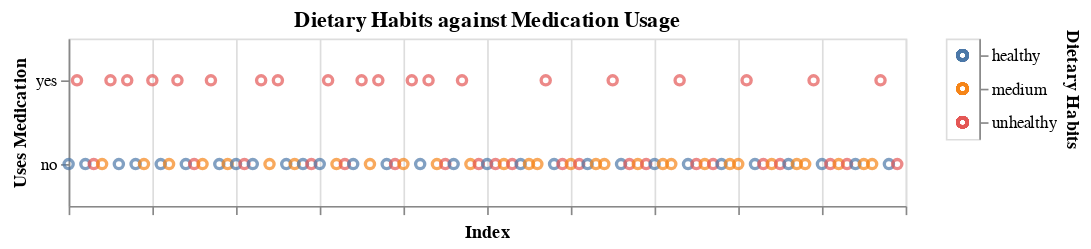

The notebook cell this image was saved under:
### Markdown cell above
### Does our diet have a relationship with our medication? 

Whilst we cannot say that a diet may cause medication, or vice versa, since we do not know when the medication/diet started, we can observe a relationship between the two.

### Code cell
selection = alt.selection_point(fields=['Dietary Habits'])
color = alt.condition(
    selection,
    alt.Color(
        'Dietary Habits:N',
        legend=None
    ),
    alt.value('lightgray')
)

medication_chart = alt.Chart(
    df.reset_index(),
    title='Dietary Habits against Medication Usage'
).mark_point().encode(
    x=alt.X('index', title='Index', axis=alt.Axis(labels=False)),
    y=alt.Y('Medication Usage:N', title='Uses Medication', sort='descending'),
    color=color
).properties(
    width=500,
    height=100
)

legend = alt.Chart(
    df.reset_index(),
).mark_point().encode(
    y=alt.Y(
        'Dietary Habits:N',
        sort='ascending', 
        axis=alt.Axis(orient='right')
    ),
    color=color
).add_params(
    selection
)


chart = medication_chart | legend
# chart.save('images/diet_medication.html')

chart

### Figure 1 — Vega-Lite specification as saved in the notebook (floating-point values rounded to 4 significant figures)
{"config": {"view": {"continuousWidth": 300, "continuousHeight": 300}}, "hconcat": [{"data": {"name": "data-6a26394a05abf093ab848c08eb02f1fb"}, "mark": {"type": "point"}, "encoding": {"color": {"condition": {"param": "param_114", "field": "Dietary Habits", "legend": null, "type": "nominal"}, "value": "lightgray"}, "x": {"axis": {"labels": false}, "field": "index", "title": "Index", "type": "quantitative"}, "y": {"field": "Medication Usage", "sort": "descending", "title": "Uses Medication", "type": "nominal"}}, "height": 100, "title": "Dietary Habits against Medication Usage", "width": 500}, {"data": {"name": "data-6a26394a05abf093ab848c08eb02f1fb"}, "mark": {"type": "point"}, "encoding": {"color": {"condition": {"param": "param_114", "field": "Dietary Habits", "legend": null, "type": "nominal"}, "value": "lightgray"}, "y": {"axis": {"orient": "right"}, "field": "Dietary Habits", "sort": "ascending", "type": "nominal"}}, "name": "view_71"}], "params": [{"name": "param_114", "select": {"type": "point", "fields": ["Dietary Habits"]}, "views": ["view_71"]}], "$schema": "https://vega.github.io/schema/vega-lite/v5.20.1.json", "datasets": {"data-6a26394a05abf093ab848c08eb02f1fb": [{"index": 0, "User ID": 1, "Age": 25, "Gender": "f", "Sleep Quality": 8, "Bedtime": "23:00", "Wake-up Time": "06:30", "Daily Steps": 8000, "Calories Burned": 2500, "Physical Activity Level": "medium", "Dietary Habits": "healthy", "Sleep Disorders": "no", "Medication Usage": "no", "Hours Slept": 7.5, "Age Range": "20-25"}, {"index": 1, "User ID": 2, "Age": 34, "Gender": "m", "Sleep Quality": 7, "Bedtime": "00:30", "Wake-up Time": "07:00", "Daily Steps": 5000, "Calories Burned": 2200, "Physical Activity Level": "low", "Dietary Habits": "unhealthy", "Sleep Disorders": "yes", "Medication Usage": "yes", "Hours Slept": 6.5, "Age Range": "30-35"}, {"index": 2, "User ID": 3, "Age": 29, "Gender": "f", "Sleep Quality": 9, "Bedtime": "22:45", "Wake-up Time": "06:45", "Daily Steps": 9000, "Calories Burned": 2700, "Physical Activity Level": "high", "Dietary Habits": "healthy", "Sleep Disorders": "no", "Medication Usage": "no", "Hours Slept": 8.0, "Age Range": "25-30"}, {"index": 3, "User ID": 4, "Age": 41, "Gender": "m", "Sleep Quality": 5, "Bedtime": "01:00", "Wake-up Time": "06:30", "Daily Steps": 4000, "Calories Burned": 2100, "Physical Activity Level": "low", "Dietary Habits": "unhealthy", "Sleep Disorders": "yes", "Medication Usage": "no", "Hours Slept": 5.5, "Age Range": "40-45"}, {"index": 4, "User ID": 5, "Age": 22, "Gender": "f", "Sleep Quality": 8, "Bedtime": "23:30", "Wake-up Time": "07:00", "Daily Steps": 10000, "Calories Burned": 2800, "Physical Activity Level": "high", "Dietary Habits": "medium", "Sleep Disorders": "no", "Medication Usage": "no", "Hours Slept": 7.5, "Age Range": "20-25"}, {"index": 5, "User ID": 6, "Age": 37, "Gender": "m", "Sleep Quality": 6, "Bedtime": "00:15", "Wake-up Time": "07:15", "Daily Steps": 6000, "Calories Burned": 2300, "Physical Activity Level": "medium", "Dietary Habits": "unhealthy", "Sleep Disorders": "no", "Medication Usage": "yes", "Hours Slept": 7.0, "Age Range": "35-40"}, {"index": 6, "User ID": 7, "Age": 30, "Gender": "f", "Sleep Quality": 8, "Bedtime": "22:30", "Wake-up Time": "06:00", "Daily Steps": 8500, "Calories Burned": 2600, "Physical Activity Level": "high", "Dietary Habits": "healthy", "Sleep Disorders": "no", "Medication Usage": "no", "Hours Slept": 7.5, "Age Range": "25-30"}, {"index": 7, "User ID": 8, "Age": 45, "Gender": "m", "Sleep Quality": 4, "Bedtime": "01:30", "Wake-up Time": "07:00", "Daily Steps": 3000, "Calories Burned": 2000, "Physical Activity Level": "low", "Dietary Habits": "unhealthy", "Sleep Disorders": "yes", "Medication Usage": "yes", "Hours Slept": 5.5, "Age Range": "40-45"}, {"index": 8, "User ID": 9, "Age": 27, "Gender": "f", "Sleep Quality": 9, "Bedtime": "23:00", "Wake-up Time": "07:30", "Daily Steps": 9500, "Calories Burned": 2750, "Physical Activity Level": "medium", "Dietary Habits": "healthy", "Sleep Disorders": "no", "Medication Usage": "no", "Hours Slept": 8.5, "Age Range": "25-30"}, {"index": 9, "User ID": 10, "Age": 32, "Gender": "m", "Sleep Quality": 7, "Bedtime": "00:45", "Wake-up Time": "07:15", "Daily Steps": 6500, "Calories Burned": 2400, "Physical Activity Level": "medium", "Dietary Habits": "medium", "Sleep Disorders": "no", "Medication Usage": "no", "Hours Slept": 6.5, "Age Range": "30-35"}, {"index": 10, "User ID": 11, "Age": 50, "Gender": "f", "Sleep Quality": 5, "Bedtime": "01:00", "Wake-up Time": "07:00", "Daily Steps": 3500, "Calories Burned": 2100, "Physical Activity Level": "low", "Dietary Habits": "unhealthy", "Sleep Disorders": "yes", "Medication Usage": "yes", "Hours Slept": 6.0, "Age Range": "45-50"}, {"index": 11, "User ID": 12, "Age": 23, "Gender": "m", "Sleep Quality": 9, "Bedtime": "22:00", "Wake-up Time": "06:00", "Daily Steps": 11000, "Calories Burned": 2900, "Physical Activity Level": "high", "Dietary Habits": "healthy", "Sleep Disorders": "no", "Medication Usage": "no", "Hours Slept": 8.0, "Age Range": "20-25"}, {"index": 12, "User ID": 13, "Age": 36, "Gender": "f", "Sleep Quality": 8, "Bedtime": "23:30", "Wake-up Time": "07:30", "Daily Steps": 7000, "Calories Burned": 2400, "Physical Activity Level": "medium", "Dietary Habits": "medium", "Sleep Disorders": "no", "Medication Usage": "no", "Hours Slept": 8.0, "Age Range": "35-40"}, {"index": 13, "User ID": 14, "Age": 48, "Gender": "m", "Sleep Quality": 4, "Bedtime": "01:30", "Wake-up Time": "06:00", "Daily Steps": 3000, "Calories Burned": 2000, "Physical Activity Level": "low", "Dietary Habits": "unhealthy", "Sleep Disorders": "yes", "Medication Usage": "yes", "Hours Slept": 4.5, "Age Range": "45-50"}, {"index": 14, "User ID": 15, "Age": 28, "Gender": "f", "Sleep Quality": 9, "Bedtime": "22:15", "Wake-up Time": "06:45", "Daily Steps": 9500, "Calories Burned": 2700, "Physical Activity Level": "high", "Dietary Habits": "healthy", "Sleep Disorders": "no", "Medication Usage": "no", "Hours Slept": 8.5, "Age Range": "25-30"}, {"index": 15, "User ID": 16, "Age": 31, "Gender": "m", "Sleep Quality": 6, "Bedtime": "00:30", "Wake-up Time": "07:30", "Daily Steps": 6000, "Calories Burned": 2300, "Physical Activity Level": "medium", "Dietary Habits": "unhealthy", "Sleep Disorders": "no", "Medication Usage": "no", "Hours Slept": 7.0, "Age Range": "30-35"}, {"index": 16, "User ID": 17, "Age": 26, "Gender": "f", "Sleep Quality": 8, "Bedtime": "23:45", "Wake-up Time": "06:15", "Daily Steps": 8500, "Calories Burned": 2500, "Physical Activity Level": "medium", "Dietary Habits": "medium", "Sleep Disorders": "no", "Medication Usage": "no", "Hours Slept": 6.5, "Age Range": "25-30"}, {"index": 17, "User ID": 18, "Age": 39, "Gender": "m", "Sleep Quality": 5, "Bedtime": "01:15", "Wake-up Time": "07:00", "Daily Steps": 4000, "Calories Burned": 2100, "Physical Activity Level": "low", "Dietary Habits": "unhealthy", "Sleep Disorders": "yes", "Medication Usage": "yes", "Hours Slept": 5.75, "Age Range": "35-40"}, {"index": 18, "User ID": 19, "Age": 33, "Gender": "f", "Sleep Quality": 9, "Bedtime": "22:30", "Wake-up Time": "07:00", "Daily Steps": 10000, "Calories Burned": 2800, "Physical Activity Level": "high", "Dietary Habits": "healthy", "Sleep Disorders": "no", "Medication Usage": "no", "Hours Slept": 8.5, "Age Range": "30-35"}, {"index": 19, "User ID": 20, "Age": 42, "Gender": "m", "Sleep Quality": 7, "Bedtime": "00:45", "Wake-up Time": "07:30", "Daily Steps": 5500, "Calories Burned": 2400, "Physical Activity Level": "medium", "Dietary Habits": "medium", "Sleep Disorders": "no", "Medication Usage": "no", "Hours Slept": 6.75, "Age Range": "40-45"}, {"index": 20, "User ID": 21, "Age": 29, "Gender": "f", "Sleep Quality": 8, "Bedtime": "23:15", "Wake-up Time": "06:30", "Daily Steps": 9000, "Calories Burned": 2600, "Physical Activity Level": "high", "Dietary Habits": "healthy", "Sleep Disorders": "no", "Medication Usage": "no", "Hours Slept": 7.25, "Age Range": "25-30"}, {"index": 21, "User ID": 22, "Age": 35, "Gender": "m", "Sleep Quality": 5, "Bedtime": "01:00", "Wake-up Time": "06:30", "Daily Steps": 4000, "Calories Burned": 2100, "Physical Activity Level": "low", "Dietary Habits": "unhealthy", "Sleep Disorders": "yes", "Medication Usage": "no", "Hours Slept": 5.5, "Age Range": "30-35"}, {"index": 22, "User ID": 23, "Age": 40, "Gender": "f", "Sleep Quality": 9, "Bedtime": "22:45", "Wake-up Time": "06:15", "Daily Steps": 9500, "Calories Burned": 2750, "Physical Activity Level": "medium", "Dietary Habits": "healthy", "Sleep Disorders": "no", "Medication Usage": "no", "Hours Slept": 7.5, "Age Range": "35-40"}, {"index": 23, "User ID": 24, "Age": 47, "Gender": "m", "Sleep Quality": 6, "Bedtime": "00:15", "Wake-up Time": "07:00", "Daily Steps": 6000, "Calories Burned": 2300, "Physical Activity Level": "medium", "Dietary Habits": "unhealthy", "Sleep Disorders": "no", "Medication Usage": "yes", "Hours Slept": 6.75, "Age Range": "45-50"}, {"index": 24, "User ID": 25, "Age": 32, "Gender": "f", "Sleep Quality": 8, "Bedtime": "23:00", "Wake-up Time": "06:30", "Daily Steps": 8500, "Calories Burned": 2600, "Physical Activity Level": "high", "Dietary Habits": "medium", "Sleep Disorders": "no", "Medication Usage": "no", "Hours Slept": 7.5, "Age Range": "30-35"}, {"index": 25, "User ID": 26, "Age": 44, "Gender": "m", "Sleep Quality": 4, "Bedtime": "01:30", "Wake-up Time": "07:00", "Daily Steps": 3000, "Calories Burned": 2000, "Physical Activity Level": "low", "Dietary Habits": "unhealthy", "Sleep Disorders": "yes", "Medication Usage": "yes", "Hours Slept": 5.5, "Age Range": "40-45"}, {"index": 26, "User ID": 27, "Age": 27, "Gender": "f", "Sleep Quality": 9, "Bedtime": "22:30", "Wake-up Time": "06:45", "Daily Steps": 10000, "Calories Burned": 2800, "Physical Activity Level": "medium", "Dietary Habits": "healthy", "Sleep Disorders": "no", "Medication Usage": "no", "Hours Slept": 8.25, "Age Range": "25-30"}, {"index": 27, "User ID": 28, "Age": 38, "Gender": "m", "Sleep Quality": 7, "Bedtime": "00:45", "Wake-up Time": "07:15", "Daily Steps": 6500, "Calories Burned": 2400, "Physical Activity Level": "medium", "Dietary Habits": "medium", "Sleep Disorders": "no", "Medication Usage": "no", "Hours Slept": 6.5, "Age Range": "35-40"}, {"index": 28, "User ID": 29, "Age": 31, "Gender": "f", "Sleep Quality": 8, "Bedtime": "23:30", "Wake-up Time": "07:00", "Daily Steps": 9000, "Calories Burned": 2500, "Physical Activity Level": "high", "Dietary Habits": "healthy", "Sleep Disorders": "no", "Medication Usage": "no", "Hours Slept": 7.5, "Age Range": "30-35"}, {"index": 29, "User ID": 30, "Age": 49, "Gender": "m", "Sleep Quality": 5, "Bedtime": "01:15", "Wake-up Time": "07:30", "Daily Steps": 3500, "Calories Burned": 2100, "Physical Activity Level": "low", "Dietary Habits": "unhealthy", "Sleep Disorders": "yes", "Medication Usage": "no", "Hours Slept": 6.25, "Age Range": "45-50"}, {"index": 30, "User ID": 31, "Age": 24, "Gender": "f", "Sleep Quality": 9, "Bedtime": "22:00", "Wake-up Time": "06:00", "Daily Steps": 10500, "Calories Burned": 2900, "Physical Activity Level": "high", "Dietary Habits": "healthy", "Sleep Disorders": "no", "Medication Usage": "no", "Hours Slept": 8.0, "Age Range": "20-25"}, {"index": 31, "User ID": 32, "Age": 45, "Gender": "m", "Sleep Quality": 6, "Bedtime": "00:30", "Wake-up Time": "07:30", "Daily Steps": 5000, "Calories Burned": 2200, "Physical Activity Level": "medium", "Dietary Habits": "unhealthy", "Sleep Disorders": "no", "Medication Usage": "yes", "Hours Slept": 7.0, "Age Range": "40-45"}, {"index": 32, "User ID": 33, "Age": 37, "Gender": "f", "Sleep Quality": 8, "Bedtime": "23:15", "Wake-up Time": "06:15", "Daily Steps": 8500, "Calories Burned": 2600, "Physical Activity Level": "high", "Dietary Habits": "medium", "Sleep Disorders": "no", "Medication Usage": "no", "Hours Slept": 7.0, "Age Range": "35-40"}, {"index": 33, "User ID": 34, "Age": 46, "Gender": "m", "Sleep Quality": 4, "Bedtime": "01:00", "Wake-up Time": "06:30", "Daily Steps": 3000, "Calories Burned": 2000, "Physical Activity Level": "low", "Dietary Habits": "unhealthy", "Sleep Disorders": "yes", "Medication Usage": "no", "Hours Slept": 5.5, "Age Range": "45-50"}, {"index": 34, "User ID": 35, "Age": 28, "Gender": "f", "Sleep Quality": 9, "Bedtime": "22:45", "Wake-up Time": "07:00", "Daily Steps": 10000, "Calories Burned": 2750, "Physical Activity Level": "medium", "Dietary Habits": "healthy", "Sleep Disorders": "no", "Medication Usage": "no", "Hours Slept": 8.25, "Age Range": "25-30"}, {"index": 35, "User ID": 36, "Age": 40, "Gender": "m", "Sleep Quality": 7, "Bedtime": "00:15", "Wake-up Time": "07:15", "Daily Steps": 6000, "Calories Burned": 2300, "Physical Activity Level": "medium", "Dietary Habits": "unhealthy", "Sleep Disorders": "no", "Medication Usage": "yes", "Hours Slept": 7.0, "Age Range": "35-40"}, {"index": 36, "User ID": 37, "Age": 35, "Gender": "f", "Sleep Quality": 8, "Bedtime": "23:30", "Wake-up Time": "07:00", "Daily Steps": 9000, "Calories Burned": 2500, "Physical Activity Level": "high", "Dietary Habits": "medium", "Sleep Disorders": "no", "Medication Usage": "no", "Hours Slept": 7.5, "Age Range": "30-35"}, {"index": 37, "User ID": 38, "Age": 50, "Gender": "m", "Sleep Quality": 5, "Bedtime": "01:30", "Wake-up Time": "06:00", "Daily Steps": 3500, "Calories Burned": 2100, "Physical Activity Level": "low", "Dietary Habits": "unhealthy", "Sleep Disorders": "yes", "Medication Usage": "yes", "Hours Slept": 4.5, "Age Range": "45-50"}, {"index": 38, "User ID": 39, "Age": 26, "Gender": "f", "Sleep Quality": 9, "Bedtime": "22:00", "Wake-up Time": "06:00", "Daily Steps": 10500, "Calories Burned": 2900, "Physical Activity Level": "high", "Dietary Habits": "healthy", "Sleep Disorders": "no", "Medication Usage": "no", "Hours Slept": 8.0, "Age Range": "25-30"}, {"index": 39, "User ID": 40, "Age": 41, "Gender": "m", "Sleep Quality": 6, "Bedtime": "00:45", "Wake-up Time": "07:30", "Daily Steps": 5000, "Calories Burned": 2200, "Physical Activity Level": "medium", "Dietary Habits": "unhealthy", "Sleep Disorders": "no", "Medication Usage": "no", "Hours Slept": 6.75, "Age Range": "40-45"}, {"index": 40, "User ID": 41, "Age": 30, "Gender": "f", "Sleep Quality": 8, "Bedtime": "23:15", "Wake-up Time": "06:15", "Daily Steps": 8500, "Calories Burned": 2600, "Physical Activity Level": "high", "Dietary Habits": "medium", "Sleep Disorders": "no", "Medication Usage": "no", "Hours Slept": 7.0, "Age Range": "25-30"}, {"index": 41, "User ID": 42, "Age": 44, "Gender": "m", "Sleep Quality": 4, "Bedtime": "01:00", "Wake-up Time": "06:30", "Daily Steps": 3000, "Calories Burned": 2000, "Physical Activity Level": "low", "Dietary Habits": "unhealthy", "Sleep Disorders": "yes", "Medication Usage": "yes", "Hours Slept": 5.5, "Age Range": "40-45"}, {"index": 42, "User ID": 43, "Age": 34, "Gender": "f", "Sleep Quality": 9, "Bedtime": "22:45", "Wake-up Time": "07:00", "Daily Steps": 10000, "Calories Burned": 2750, "Physical Activity Level": "medium", "Dietary Habits": "healthy", "Sleep Disorders": "no", "Medication Usage": "no", "Hours Slept": 8.25, "Age Range": "30-35"}, {"index": 43, "User ID": 44, "Age": 48, "Gender": "m", "Sleep Quality": 7, "Bedtime": "00:15", "Wake-up Time": "07:15", "Daily Steps": 6000, "Calories Burned": 2300, "Physical Activity Level": "medium", "Dietary Habits": "unhealthy", "Sleep Disorders": "no", "Medication Usage": "yes", "Hours Slept": 7.0, "Age Range": "45-50"}, {"index": 44, "User ID": 45, "Age": 33, "Gender": "f", "Sleep Quality": 8, "Bedtime": "23:30", "Wake-up Time": "07:00", "Daily Steps": 9000, "Calories Burned": 2500, "Physical Activity Level": "high", "Dietary Habits": "medium", "Sleep Disorders": "no", "Medication Usage": "no", "Hours Slept": 7.5, "Age Range": "30-35"}, {"index": 45, "User ID": 46, "Age": 47, "Gender": "m", "Sleep Quality": 5, "Bedtime": "01:30", "Wake-up Time": "06:00", "Daily Steps": 3500, "Calories Burned": 2100, "Physical Activity Level": "low", "Dietary Habits": "unhealthy", "Sleep Disorders": "yes", "Medication Usage": "no", "Hours Slept": 4.5, "Age Range": "45-50"}, {"index": 46, "User ID": 47, "Age": 28, "Gender": "f", "Sleep Quality": 9, "Bedtime": "22:00", "Wake-up Time": "06:00", "Daily Steps": 10500, "Calories Burned": 2900, "Physical Activity Level": "high", "Dietary Habits": "healthy", "Sleep Disorders": "no", "Medication Usage": "no", "Hours Slept": 8.0, "Age Range": "25-30"}, {"index": 47, "User ID": 48, "Age": 39, "Gender": "m", "Sleep Quality": 6, "Bedtime": "00:30", "Wake-up Time": "07:30", "Daily Steps": 5000, "Calories Burned": 2200, "Physical Activity Level": "medium", "Dietary Habits": "unhealthy", "Sleep Disorders": "no", "Medication Usage": "yes", "Hours Slept": 7.0, "Age Range": "35-40"}, {"index": 48, "User ID": 49, "Age": 32, "Gender": "f", "Sleep Quality": 8, "Bedtime": "23:15", "Wake-up Time": "06:15", "Daily Steps": 8500, "Calories Burned": 2600, "Physical Activity Level": "high", "Dietary Habits": "medium", "Sleep Disorders": "no", "Medication Usage": "no", "Hours Slept": 7.0, "Age Range": "30-35"}, {"index": 49, "User ID": 50, "Age": 46, "Gender": "m", "Sleep Quality": 4, "Bedtime": "01:00", "Wake-up Time": "06:30", "Daily Steps": 3000, "Calories Burned": 2000, "Physical Activity Level": "low", "Dietary Habits": "unhealthy", "Sleep Disorders": "yes", "Medication Usage": "no", "Hours Slept": 5.5, "Age Range": "45-50"}, {"index": 50, "User ID": 51, "Age": 23, "Gender": "f", "Sleep Quality": 9, "Bedtime": "22:15", "Wake-up Time": "06:45", "Daily Steps": 9500, "Calories Burned": 2700, "Physical Activity Level": "high", "Dietary Habits": "healthy", "Sleep Disorders": "no", "Medication Usage": "no", "Hours Slept": 8.5, "Age Range": "20-25"}, {"index": 51, "User ID": 52, "Age": 38, "Gender": "m", "Sleep Quality": 6, "Bedtime": "00:30", "Wake-up Time": "07:00", "Daily Steps": 5000, "Calories Burned": 2200, "Physical Activity Level": "medium", "Dietary Habits": "unhealthy", "Sleep Disorders": "no", "Medication Usage": "no", "Hours Slept": 6.5, "Age Range": "35-40"}, {"index": 52, "User ID": 53, "Age": 27, "Gender": "f", "Sleep Quality": 8, "Bedtime": "23:00", "Wake-up Time": "07:00", "Daily Steps": 8500, "Calories Burned": 2600, "Physical Activity Level": "medium", "Dietary Habits": "medium", "Sleep Disorders": "no", "Medication Usage": "no", "Hours Slept": 8.0, "Age Range": "25-30"}, {"index": 53, "User ID": 54, "Age": 44, "Gender": "m", "Sleep Quality": 5, "Bedtime": "01:15", "Wake-up Time": "07:00", "Daily Steps": 4000, "Calories Burned": 2100, "Physical Activity Level": "low", "Dietary Habits": "unhealthy", "Sleep Disorders": "yes", "Medication Usage": "no", "Hours Slept": 5.75, "Age Range": "40-45"}, {"index": 54, "User ID": 55, "Age": 29, "Gender": "f", "Sleep Quality": 9, "Bedtime": "22:30", "Wake-up Time": "07:30", "Daily Steps": 9000, "Calories Burned": 2750, "Physical Activity Level": "high", "Dietary Habits": "healthy", "Sleep Disorders": "no", "Medication Usage": "no", "Hours Slept": 9.0, "Age Range": "25-30"}, {"index": 55, "User ID": 56, "Age": 36, "Gender": "m", "Sleep Quality": 7, "Bedtime": "00:45", "Wake-up Time": "07:15", "Daily Steps": 6500, "Calories Burned": 2400, "Physical Activity Level": "medium", "Dietary Habits": "medium", "Sleep Disorders": "no", "Medication Usage": "no", "Hours Slept": 6.5, "Age Range": "35-40"}, {"index": 56, "User ID": 57, "Age": 30, "Gender": "f", "Sleep Quality": 8, "Bedtime": "23:15", "Wake-up Time": "06:15", "Daily Steps": 8500, "Calories Burned": 2600, "Physical Activity Level": "high", "Dietary Habits": "medium", "Sleep Disorders": "no", "Medication Usage": "no", "Hours Slept": 7.0, "Age Range": "25-30"}, {"index": 57, "User ID": 58, "Age": 45, "Gender": "m", "Sleep Quality": 4, "Bedtime": "01:30", "Wake-up Time": "07:00", "Daily Steps": 3000, "Calories Burned": 2000, "Physical Activity Level": "low", "Dietary Habits": "unhealthy", "Sleep Disorders": "yes", "Medication Usage": "yes", "Hours Slept": 5.5, "Age Range": "40-45"}, {"index": 58, "User ID": 59, "Age": 25, "Gender": "f", "Sleep Quality": 9, "Bedtime": "22:15", "Wake-up Time": "06:45", "Daily Steps": 9500, "Calories Burned": 2700, "Physical Activity Level": "high", "Dietary Habits": "healthy", "Sleep Disorders": "no", "Medication Usage": "no", "Hours Slept": 8.5, "Age Range": "20-25"}, {"index": 59, "User ID": 60, "Age": 50, "Gender": "m", "Sleep Quality": 6, "Bedtime": "00:30", "Wake-up Time": "07:00", "Daily Steps": 5000, "Calories Burned": 2200, "Physical Activity Level": "medium", "Dietary Habits": "unhealthy", "Sleep Disorders": "no", "Medication Usage": "no", "Hours Slept": 6.5, "Age Range": "45-50"}, {"index": 60, "User ID": 61, "Age": 28, "Gender": "f", "Sleep Quality": 8, "Bedtime": "23:00", "Wake-up Time": "07:00", "Daily Steps": 8500, "Calories Burned": 2600, "Physical Activity Level": "medium", "Dietary Habits": "medium", "Sleep Disorders": "no", "Medication Usage": "no", "Hours Slept": 8.0, "Age Range": "25-30"}, {"index": 61, "User ID": 62, "Age": 47, "Gender": "m", "Sleep Quality": 5, "Bedtime": "01:15", "Wake-up Time": "07:00", "Daily Steps": 4000, "Calories Burned": 2100, "Physical Activity Level": "low", "Dietary Habits": "unhealthy", "Sleep Disorders": "yes", "Medication Usage": "no", "Hours Slept": 5.75, "Age Range": "45-50"}, {"index": 62, "User ID": 63, "Age": 26, "Gender": "f", "Sleep Quality": 9, "Bedtime": "22:30", "Wake-up Time": "07:30", "Daily Steps": 9000, "Calories Burned": 2750, "Physical Activity Level": "high", "Dietary Habits": "healthy", "Sleep Disorders": "no", "Medication Usage": "no", "Hours Slept": 9.0, "Age Range": "25-30"}, {"index": 63, "User ID": 64, "Age": 39, "Gender": "m", "Sleep Quality": 7, "Bedtime": "00:45", "Wake-up Time": "07:15", "Daily Steps": 6500, "Calories Burned": 2400, "Physical Activity Level": "medium", "Dietary Habits": "medium", "Sleep Disorders": "no", "Medication Usage": "no", "Hours Slept": 6.5, "Age Range": "35-40"}, {"index": 64, "User ID": 65, "Age": 31, "Gender": "f", "Sleep Quality": 8, "Bedtime": "23:15", "Wake-up Time": "06:15", "Daily Steps": 8500, "Calories Burned": 2600, "Physical Activity Level": "high", "Dietary Habits": "medium", "Sleep Disorders": "no", "Medication Usage": "no", "Hours Slept": 7.0, "Age Range": "30-35"}, {"index": 65, "User ID": 66, "Age": 43, "Gender": "m", "Sleep Quality": 4, "Bedtime": "01:30", "Wake-up Time": "06:00", "Daily Steps": 3000, "Calories Burned": 2000, "Physical Activity Level": "low", "Dietary Habits": "unhealthy", "Sleep Disorders": "yes", "Medication Usage": "yes", "Hours Slept": 4.5, "Age Range": "40-45"}, {"index": 66, "User ID": 67, "Age": 24, "Gender": "f", "Sleep Quality": 9, "Bedtime": "22:15", "Wake-up Time": "06:45", "Daily Steps": 9500, "Calories Burned": 2700, "Physical Activity Level": "high", "Dietary Habits": "healthy", "Sleep Disorders": "no", "Medication Usage": "no", "Hours Slept": 8.5, "Age Range": "20-25"}, {"index": 67, "User ID": 68, "Age": 38, "Gender": "m", "Sleep Quality": 6, "Bedtime": "00:30", "Wake-up Time": "07:00", "Daily Steps": 5000, "Calories Burned": 2200, "Physical Activity Level": "medium", "Dietary Habits": "unhealthy", "Sleep Disorders": "no", "Medication Usage": "no", "Hours Slept": 6.5, "Age Range": "35-40"}, {"index": 68, "User ID": 69, "Age": 28, "Gender": "f", "Sleep Quality": 8, "Bedtime": "23:00", "Wake-up Time": "07:00", "Daily Steps": 8500, "Calories Burned": 2600, "Physical Activity Level": "medium", "Dietary Habits": "medium", "Sleep Disorders": "no", "Medication Usage": "no", "Hours Slept": 8.0, "Age Range": "25-30"}, {"index": 69, "User ID": 70, "Age": 48, "Gender": "m", "Sleep Quality": 5, "Bedtime": "01:15", "Wake-up Time": "07:00", "Daily Steps": 4000, "Calories Burned": 2100, "Physical Activity Level": "low", "Dietary Habits": "unhealthy", "Sleep Disorders": "yes", "Medication Usage": "no", "Hours Slept": 5.75, "Age Range": "45-50"}, {"index": 70, "User ID": 71, "Age": 32, "Gender": "f", "Sleep Quality": 9, "Bedtime": "22:30", "Wake-up Time": "07:30", "Daily Steps": 9000, "Calories Burned": 2750, "Physical Activity Level": "high", "Dietary Habits": "healthy", "Sleep Disorders": "no", "Medication Usage": "no", "Hours Slept": 9.0, "Age Range": "30-35"}, {"index": 71, "User ID": 72, "Age": 41, "Gender": "m", "Sleep Quality": 7, "Bedtime": "00:45", "Wake-up Time": "07:15", "Daily Steps": 6500, "Calories Burned": 2400, "Physical Activity Level": "medium", "Dietary Habits": "medium", "Sleep Disorders": "no", "Medication Usage": "no", "Hours Slept": 6.5, "Age Range": "40-45"}, {"index": 72, "User ID": 73, "Age": 29, "Gender": "f", "Sleep Quality": 8, "Bedtime": "23:15", "Wake-up Time": "06:15", "Daily Steps": 8500, "Calories Burned": 2600, "Physical Activity Level": "high", "Dietary Habits": "medium", "Sleep Disorders": "no", "Medication Usage": "no", "Hours Slept": 7.0, "Age Range": "25-30"}, {"index": 73, "User ID": 74, "Age": 50, "Gender": "m", "Sleep Quality": 4, "Bedtime": "01:30", "Wake-up Time": "07:00", "Daily Steps": 3000, "Calories Burned": 2000, "Physical Activity Level": "low", "Dietary Habits": "unhealthy", "Sleep Disorders": "yes", "Medication Usage": "yes", "Hours Slept": 5.5, "Age Range": "45-50"}, {"index": 74, "User ID": 75, "Age": 26, "Gender": "f", "Sleep Quality": 9, "Bedtime": "22:15", "Wake-up Time": "06:45", "Daily Steps": 9500, "Calories Burned": 2700, "Physical Activity Level": "high", "Dietary Habits": "healthy", "Sleep Disorders": "no", "Medication Usage": "no", "Hours Slept": 8.5, "Age Range": "25-30"}, {"index": 75, "User ID": 76, "Age": 44, "Gender": "m", "Sleep Quality": 6, "Bedtime": "00:30", "Wake-up Time": "07:00", "Daily Steps": 5000, "Calories Burned": 2200, "Physical Activity Level": "medium", "Dietary Habits": "unhealthy", "Sleep Disorders": "no", "Medication Usage": "no", "Hours Slept": 6.5, "Age Range": "40-45"}, {"index": 76, "User ID": 77, "Age": 30, "Gender": "f", "Sleep Quality": 8, "Bedtime": "23:00", "Wake-up Time": "07:00", "Daily Steps": 8500, "Calories Burned": 2600, "Physical Activity Level": "medium", "Dietary Habits": "medium", "Sleep Disorders": "no", "Medication Usage": "no", "Hours Slept": 8.0, "Age Range": "25-30"}, {"index": 77, "User ID": 78, "Age": 47, "Gender": "m", "Sleep Quality": 5, "Bedtime": "01:15", "Wake-up Time": "07:00", "Daily Steps": 4000, "Calories Burned": 2100, "Physical Activity Level": "low", "Dietary Habits": "unhealthy", "Sleep Disorders": "yes", "Medication Usage": "no", "Hours Slept": 5.75, "Age Range": "45-50"}, {"index": 78, "User ID": 79, "Age": 25, "Gender": "f", "Sleep Quality": 9, "Bedtime": "22:30", "Wake-up Time": "07:30", "Daily Steps": 9000, "Calories Burned": 2750, "Physical Activity Level": "high", "Dietary Habits": "healthy", "Sleep Disorders": "no", "Medication Usage": "no", "Hours Slept": 9.0, "Age Range": "20-25"}, {"index": 79, "User ID": 80, "Age": 49, "Gender": "m", "Sleep Quality": 7, "Bedtime": "00:45", "Wake-up Time": "07:15", "Daily Steps": 6500, "Calories Burned": 2400, "Physical Activity Level": "medium", "Dietary Habits": "medium", "Sleep Disorders": "no", "Medication Usage": "no", "Hours Slept": 6.5, "Age Range": "45-50"}, {"index": 80, "User ID": 81, "Age": 31, "Gender": "f", "Sleep Quality": 8, "Bedtime": "23:15", "Wake-up Time": "06:15", "Daily Steps": 8500, "Calories Burned": 2600, "Physical Activity Level": "high", "Dietary Habits": "medium", "Sleep Disorders": "no", "Medication Usage": "no", "Hours Slept": 7.0, "Age Range": "30-35"}, {"index": 81, "User ID": 82, "Age": 42, "Gender": "m", "Sleep Quality": 4, "Bedtime": "01:30", "Wake-up Time": "07:00", "Daily Steps": 3000, "Calories Burned": 2000, "Physical Activity Level": "low", "Dietary Habits": "unhealthy", "Sleep Disorders": "yes", "Medication Usage": "yes", "Hours Slept": 5.5, "Age Range": "40-45"}, {"index": 82, "User ID": 83, "Age": 27, "Gender": "f", "Sleep Quality": 9, "Bedtime": "22:15", "Wake-up Time": "06:45", "Daily Steps": 9500, "Calories Burned": 2700, "Physical Activity Level": "high", "Dietary Habits": "healthy", "Sleep Disorders": "no", "Medication Usage": "no", "Hours Slept": 8.5, "Age Range": "25-30"}, {"index": 83, "User ID": 84, "Age": 45, "Gender": "m", "Sleep Quality": 6, "Bedtime": "00:30", "Wake-up Time": "07:00", "Daily Steps": 5000, "Calories Burned": 2200, "Physical Activity Level": "medium", "Dietary Habits": "unhealthy", "Sleep Disorders": "no", "Medication Usage": "no", "Hours Slept": 6.5, "Age Range": "40-45"}, {"index": 84, "User ID": 85, "Age": 34, "Gender": "f", "Sleep Quality": 8, "Bedtime": "23:00", "Wake-up Time": "07:00", "Daily Steps": 8500, "Calories Burned": 2600, "Physical Activity Level": "medium", "Dietary Habits": "medium", "Sleep Disorders": "no", "Medication Usage": "no", "Hours Slept": 8.0, "Age Range": "30-35"}, {"index": 85, "User ID": 86, "Age": 50, "Gender": "m", "Sleep Quality": 5, "Bedtime": "01:15", "Wake-up Time": "07:00", "Daily Steps": 4000, "Calories Burned": 2100, "Physical Activity Level": "low", "Dietary Habits": "unhealthy", "Sleep Disorders": "yes", "Medication Usage": "no", "Hours Slept": 5.75, "Age Range": "45-50"}, {"index": 86, "User ID": 87, "Age": 28, "Gender": "f", "Sleep Quality": 9, "Bedtime": "22:30", "Wake-up Time": "07:30", "Daily Steps": 9000, "Calories Burned": 2750, "Physical Activity Level": "high", "Dietary Habits": "healthy", "Sleep Disorders": "no", "Medication Usage": "no", "Hours Slept": 9.0, "Age Range": "25-30"}, {"index": 87, "User ID": 88, "Age": 39, "Gender": "m", "Sleep Quality": 7, "Bedtime": "00:45", "Wake-up Time": "07:15", "Daily Steps": 6500, "Calories Burned": 2400, "Physical Activity Level": "medium", "Dietary Habits": "medium", "Sleep Disorders": "no", "Medication Usage": "no", "Hours Slept": 6.5, "Age Range": "35-40"}, {"index": 88, "User ID": 89, "Age": 30, "Gender": "f", "Sleep Quality": 8, "Bedtime": "23:15", "Wake-up Time": "06:15", "Daily Steps": 8500, "Calories Burned": 2600, "Physical Activity Level": "high", "Dietary Habits": "medium", "Sleep Disorders": "no", "Medication Usage": "no", "Hours Slept": 7.0, "Age Range": "25-30"}, {"index": 89, "User ID": 90, "Age": 47, "Gender": "m", "Sleep Quality": 4, "Bedtime": "01:30", "Wake-up Time": "07:00", "Daily Steps": 3000, "Calories Burned": 2000, "Physical Activity Level": "low", "Dietary Habits": "unhealthy", "Sleep Disorders": "yes", "Medication Usage": "yes", "Hours Slept": 5.5, "Age Range": "45-50"}, {"index": 90, "User ID": 91, "Age": 23, "Gender": "f", "Sleep Quality": 9, "Bedtime": "22:15", "Wake-up Time": "06:45", "Daily Steps": 9500, "Calories Burned": 2700, "Physical Activity Level": "high", "Dietary Habits": "healthy", "Sleep Disorders": "no", "Medication Usage": "no", "Hours Slept": 8.5, "Age Range": "20-25"}, {"index": 91, "User ID": 92, "Age": 36, "Gender": "m", "Sleep Quality": 6, "Bedtime": "00:30", "Wake-up Time": "07:00", "Daily Steps": 5000, "Calories Burned": 2200, "Physical Activity Level": "medium", "Dietary Habits": "unhealthy", "Sleep Disorders": "no", "Medication Usage": "no", "Hours Slept": 6.5, "Age Range": "35-40"}, {"index": 92, "User ID": 93, "Age": 29, "Gender": "f", "Sleep Quality": 8, "Bedtime": "23:00", "Wake-up Time": "07:00", "Daily Steps": 8500, "Calories Burned": 2600, "Physical Activity Level": "medium", "Dietary Habits": "medium", "Sleep Disorders": "no", "Medication Usage": "no", "Hours Slept": 8.0, "Age Range": "25-30"}, {"index": 93, "User ID": 94, "Age": 50, "Gender": "m", "Sleep Quality": 5, "Bedtime": "01:15", "Wake-up Time": "07:00", "Daily Steps": 4000, "Calories Burned": 2100, "Physical Activity Level": "low", "Dietary Habits": "unhealthy", "Sleep Disorders": "yes", "Medication Usage": "no", "Hours Slept": 5.75, "Age Range": "45-50"}, {"index": 94, "User ID": 95, "Age": 27, "Gender": "f", "Sleep Quality": 9, "Bedtime": "22:30", "Wake-up Time": "07:30", "Daily Steps": 9000, "Calories Burned": 2750, "Physical Activity Level": "high", "Dietary Habits": "healthy", "Sleep Disorders": "no", "Medication Usage": "no", "Hours Slept": 9.0, "Age Range": "25-30"}, {"index": 95, "User ID": 96, "Age": 43, "Gender": "m", "Sleep Quality": 7, "Bedtime": "00:45", "Wake-up Time": "07:15", "Daily Steps": 6500, "Calories Burned": 2400, "Physical Activity Level": "medium", "Dietary Habits": "medium", "Sleep Disorders": "no", "Medication Usage": "no", "Hours Slept": 6.5, "Age Range": "40-45"}, {"index": 96, "User ID": 97, "Age": 33, "Gender": "f", "Sleep Quality": 8, "Bedtime": "23:15", "Wake-up Time": "06:15", "Daily Steps": 8500, "Calories Burned": 2600, "Physical Activity Level": "high", "Dietary Habits": "medium", "Sleep Disorders": "no", "Medication Usage": "no", "Hours Slept": 7.0, "Age Range": "30-35"}, {"index": 97, "User ID": 98, "Age": 46, "Gender": "m", "Sleep Quality": 4, "Bedtime": "01:30", "Wake-up Time": "07:00", "Daily Steps": 3000, "Calories Burned": 2000, "Physical Activity Level": "low", "Dietary Habits": "unhealthy", "Sleep Disorders": "yes", "Medication Usage": "yes", "Hours Slept": 5.5, "Age Range": "45-50"}, {"index": 98, "User ID": 99, "Age": 25, "Gender": "f", "Sleep Quality": 9, "Bedtime": "22:15", "Wake-up Time": "06:45", "Daily Steps": 9500, "Calories Burned": 2700, "Physical Activity Level": "high", "Dietary Habits": "healthy", "Sleep Disorders": "no", "Medication Usage": "no", "Hours Slept": 8.5, "Age Range": "20-25"}, {"index": 99, "User ID": 100, "Age": 41, "Gender": "m", "Sleep Quality": 6, "Bedtime": "00:30", "Wake-up Time": "07:00", "Daily Steps": 5000, "Calories Burned": 2200, "Physical Activity Level": "medium", "Dietary Habits": "unhealthy", "Sleep Disorders": "no", "Medication Usage": "no", "Hours Slept": 6.5, "Age Range": "40-45"}]}}
